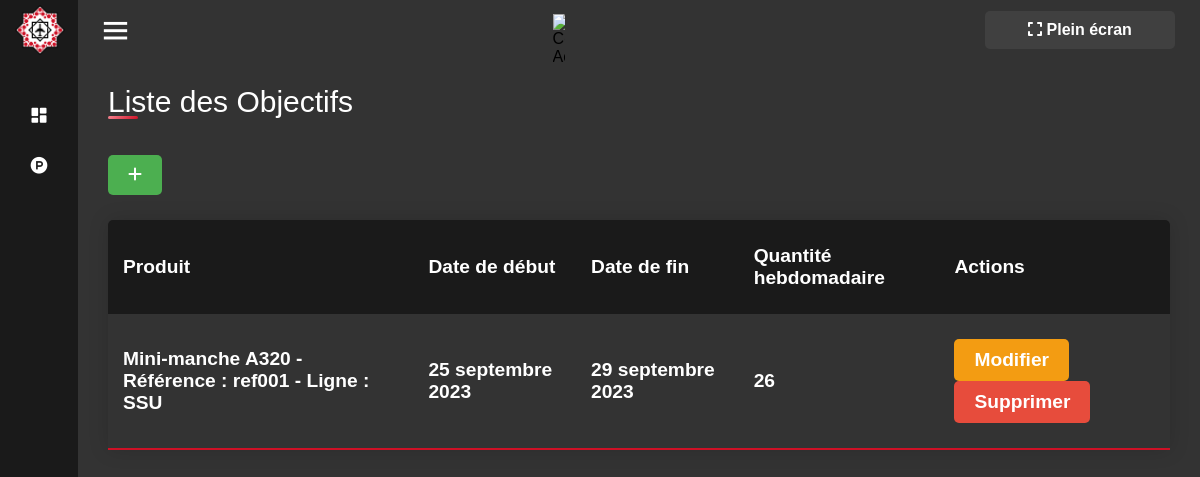
The page /produits/objectifs-hebdo/ on the database as committed earlier.
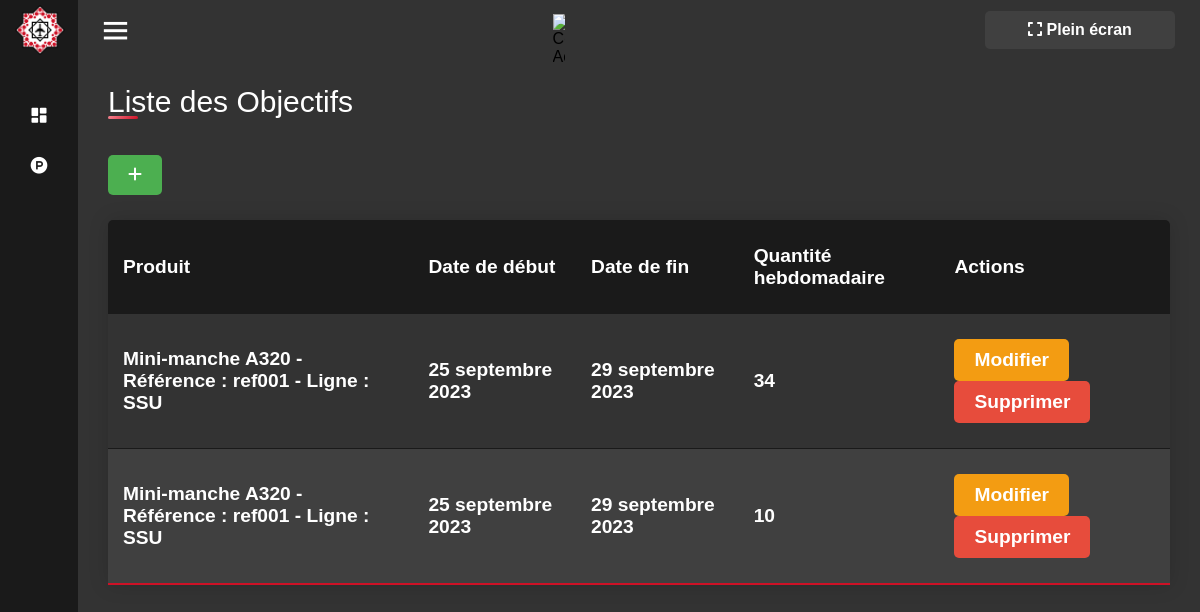
The same page on the database as committed later.
### Product/models.py (models this page shows, shortened)
class ObjectifHebdo(models.Model):
    produit = models.ForeignKey(Produit, on_delete=models.CASCADE)
    numero_semaine = models.IntegerField(default=1)  # Ajouter une valeur par défaut ici
    choix_clients = (
        ("Airbus", "Airbus"),
        ("Boeing", "Boeing"),
        ("Comac", "Comac"),
    )
    client = models.CharField(choices=choix_clients, max_length=30)
    date_debut = models.DateField()
    date_fin = models.DateField()
    quantite = models.IntegerField()
    utilisateur = models.ForeignKey(User, null=True, on_delete=models.CASCADE)

class Produit(models.Model):
    reference = models.CharField(max_length=100)  # La référence du produit
    nom = models.CharField(max_length=200)  # Le nom du produit
    photo = models.ImageField(upload_to=upload_to, null=True, blank=True)  # La photo du produit (optionnelle)
    ligne_production = models.ForeignKey(LigneProd, on_delete=models.CASCADE, related_name='produits')  # La ligne de production à laquelle le produit est associé
    def __str__(self):
        return f"{self.nom} - Référence : {self.reference} - Ligne : {self.ligne_production.nom}"

class LigneProd(models.Model):
    nom = models.CharField(max_length=100)
    etat = models.CharField(max_length=2, choices=[('OK', 'OK'), ('KO', 'KO')])  # L'état de la ligne de production (OK ou KO)
    commentaire = models.CharField(max_length=300, null=True,)  # Un commentaire sur l'état de la ligne de production

### Product/views.py (the view)
# urls.py: path('objectifs-hebdo/', views.liste_objectifs_hebdo, name='liste_objectifs_hebdo'),
def liste_objectifs_hebdo(request):
    objectifs = ObjectifHebdo.objects.all().order_by('-date_debut')
    context = {
        'objectifs': objectifs,
    }
    return render(request, 'liste_objectifs_hebdo.html', context)

### Product/templates/liste_objectifs_hebdo.html
{% extends 'base_template.html' %}
{% load static %}
{% block content %}
<div class="container">
    <div class="title">Liste des Objectifs</div> </br></br>
    <a href="{% url 'ajouter_objectif_hebdo' %}"><button class="ajouter" style="background-color: #4CAF50; height: 40px;" ><i class="fas fa-plus"></i></button></a>
    <table id="tbl" class="content-table">
        <thead>
            <tr>
                <th>Produit</th>
                <th>Date de début</th>
                <th>Date de fin</th>
                <th>Quantité hebdomadaire</th>
                <th>Actions</th>
            </tr>
        </thead>
        <tbody>
            {% for objectif in objectifs %}
            <tr>
                <td>{{ objectif.produit }}</td>
                <td>{{ objectif.date_debut }}</td>
                <td>{{ objectif.date_fin }}</td>
                <td>{{ objectif.quantite }}</td>
                <td>
                    <a href="{% url 'modifier_objectif_hebdo' pk=objectif.pk %}"><button class="modifier">Modifier</button></a>
                    <a href="{% url 'supprimer_objectif_hebdo' objectif_hebdo_id=objectif.pk %}"><button class="supprimer" >Supprimer</button></a>
                </td>
            </tr>
            {% endfor %}
        </tbody>
    </table>
</div>
{% endblock %}

### Product/templates/base_template.html (shortened to what this page needs)
<!DOCTYPE html>
<html lang="en" dir="ltr">
{% load static %}
<head>
    <link rel="stylesheet" href="{% static 'css/style.css' %}">
    <link href='https://unpkg.com/boxicons@2.0.7/css/boxicons.min.css' rel='stylesheet'>
    <link rel="stylesheet" href="https://cdnjs.cloudflare.com/ajax/libs/font-awesome/6.0.0-beta3/css/all.min.css">
</head>
<body>
    <div class="sidebar close">
        <div class="logo-details">
            <img src="{% static 'images/produits/rfm.png' %}" alt="Logo Collins Aerospace" class="logo_img"
                style="width: 50px; height: auto; margin: 15px;">
        </div>
        <ul class="nav-links">
            <li>
                <a href="{% url 'tableau_realisation_cumulee' %}">
                    <i class='bx bxs-dashboard'></i>
                </a>
            </li>
            <li>
                <div class="iocn-link">
                    <a href="#">
                        <i class='bx bxl-product-hunt'></i>
                    </a>
                </div>
            </li>
        </ul>
    </div>
    <section class="home-section">
        <div class="home-content">
            <i class='bx bx-menu'></i>
            <div class="logo-container">
                <img src="{% static 'images/produits/LogoW.png' %}"  alt="Collins Aerospace">
            </div>
            <button id="bouton-plein-ecran" style="width: 190px;"><i class="fas fa-expand"></i> Plein écran</button>
        </div>
        {% block content %}{% endblock %}
    </section>
</body>
</html>

### static/css/style.css (style rules this page uses)
html { background-color: #333333; }
* { margin: 0; padding: 0; box-sizing: border-box; font-family: 'Arial', sans-serif; }
.sidebar { position: fixed; top: 0; left: 0; height: 100%; width: 260px; background: #1a1a1a; z-index: 100; transition: all 0.5s ease; }
.sidebar.close { width: 78px; }
.sidebar .logo-details { height: 60px; width: 100%; display: flex; align-items: center; }
.sidebar .nav-links { height: 100%; padding: 30px 0 150px 0; overflow: auto; }
.sidebar.close .nav-links { overflow: visible; }
.sidebar .nav-links li { position: relative; list-style: none; transition: all 0.4s ease; }
.sidebar .nav-links li .iocn-link { display: flex; align-items: center; justify-content: space-between; }
.sidebar.close .nav-links li .iocn-link { display: block }
.sidebar .nav-links li i { height: 50px; min-width: 78px; text-align: center; line-height: 50px; color: #fff; font-size: 20px; cursor: pointer; transition: all 0.3s ease; }
.sidebar .nav-links li a { color:white; display: flex; align-items: center; text-decoration: none; }
.home-section { position: relative; background: #333333; height: 100vh; left: 260px; width: calc(100% - 260px); transition: all 0.5s ease; }
.sidebar.close ~ .home-section { left: 78px; width: calc(100% - 78px); }
.home-section .home-content { height: 60px; display: flex; align-items: center; justify-content: space-between; padding: 0 20px; }
.home-section .home-content .bx-menu, .home-section .home-content .text { color: white; font-size: 35px; }
.home-section .home-content .bx-menu { cursor: pointer; }
.content-table { border-collapse: collapse; margin: 25px 0; font-size: 1.2em; min-width: 100%; border-radius: 5px 5px 0 0; overflow: hidden; box-shadow: 0 0 20px rgba(0, 0, 0, 0.15); font-weight: bold; }
.content-table thead tr { background-color: #1a1a1a; color: #ffffff; text-align: left; font-weight: bold; }
.content-table th, .content-table td { padding: 25px 15px; }
.content-table tbody tr { border-bottom: 1px solid #1a1a1a; }
.content-table tbody tr:nth-of-type(even) { background-color: #404040; }
.content-table tbody tr:last-of-type { border-bottom: 2px solid #CE1126; }
button { padding: 10px 20px; color: #fff; border: none; border-radius: 5px; cursor: pointer; margin-right: 5px; font-size: 1em; font-weight: bold; }
a { text-decoration: none; display: inline-block; }
.modifier { background-color: #f39c12; }
.supprimer { background-color: #e74c3c; }
button#bouton-plein-ecran { background-color: #404040; color: white !important; width: 190px !important; }
.container { height: 100%; width: 100%; background-color: #333333; padding: 25px 30px; margin-bottom: 0px; color: white; }
.container .title { font-size: 30px; font-weight: 500; position: relative; }
.container .title::before { content: ""; position: absolute; left: 0; bottom: 0; height: 3px; width: 30px; border-radius: 5px; background: linear-gradient(135deg, #f58490, #CE1126); }
.close { color: #aaa; float: right; font-size: 28px; font-weight: bold; }

### Product/templates/base_template.html (style rules this page uses)
.logo-container { text-align: center; margin-top: 20px; }
.logo-container img { max-width: 20%; height: auto; padding: 10px; }

Rows that differ between the two databases and show on the page:
removed ObjectifHebdo: produit "Mini-manche A320 - Référence : ref001 - Ligne : SSU", date_debut "25 septembre 2023", date_fin "29 septembre 2023", quantite "26"
added ObjectifHebdo: produit "Mini-manche A320 - Référence : ref001 - Ligne : SSU", date_debut "25 septembre 2023", date_fin "29 septembre 2023", quantite "34"
added ObjectifHebdo: produit "Mini-manche A320 - Référence : ref001 - Ligne : SSU", date_debut "25 septembre 2023", date_fin "29 septembre 2023", quantite "10"
